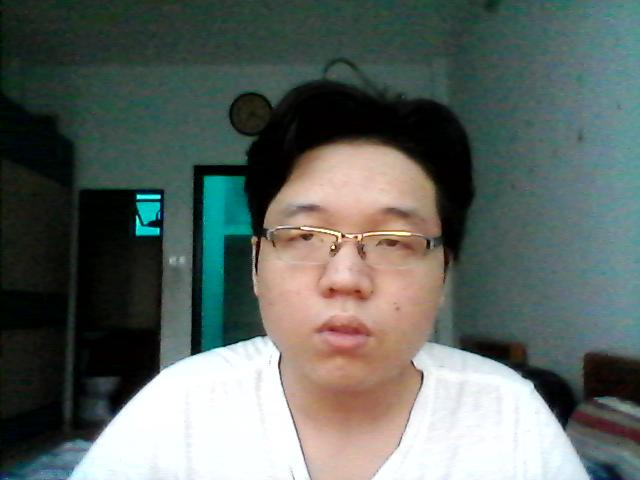
%> input picture TestDB/1.jpg, 640 x 480 px
$ octave cropimg.m   (GNU Octave 9; MATLAB toolbox functions it lacks are replaced by stand-ins)
%> lines starting %> are read from the running program, lines starting %| are printed output that depends on the picture
%Code start
clc;
[filename, folder] = uigetfile ({'*.jpg';'*.bmp';'*.png'}, 'File Selector');
%> the answer given: ../TestDB/1.jpg
fullFileName = fullfile(folder, filename);
img = imread(fullFileName);
%> img is the input picture: size 480x640x3 uint8; mean R, G, B 94.6, 102.8, 97.8
figure(1);
imshow(img);
FaceDetect = vision.CascadeObjectDetector;
FaceDetect.MergeThreshold = 7 ;
BB = step(FaceDetect, img);
%> BB = [237 151 225 225]
figure(2);
imshow(img);
for i = 1 : size(BB,1)
  rectangle('Position', BB(i,:), 'LineWidth', 3, 'LineStyle', '-', 'EdgeColor', 'r');
end
%> this loop made 1 pass
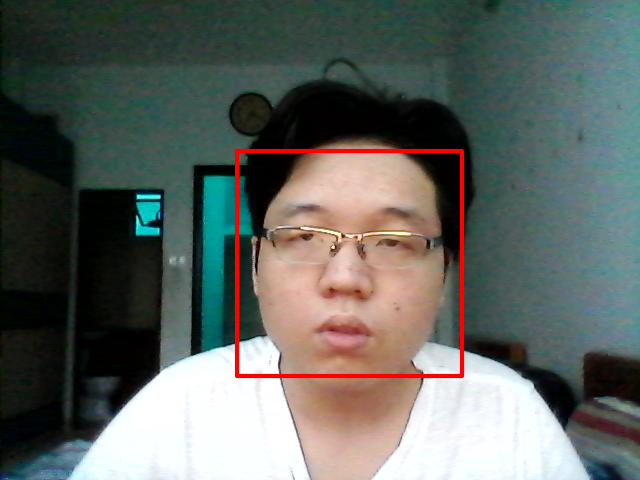
%> figure redrawn from the program's plot data
for i = 1 : size(BB, 1)
  J = imcrop(img, BB(i, :));
  figure(3);
  subplot(6, 6, i);
  imshow(J);
%> (the run ends here)
